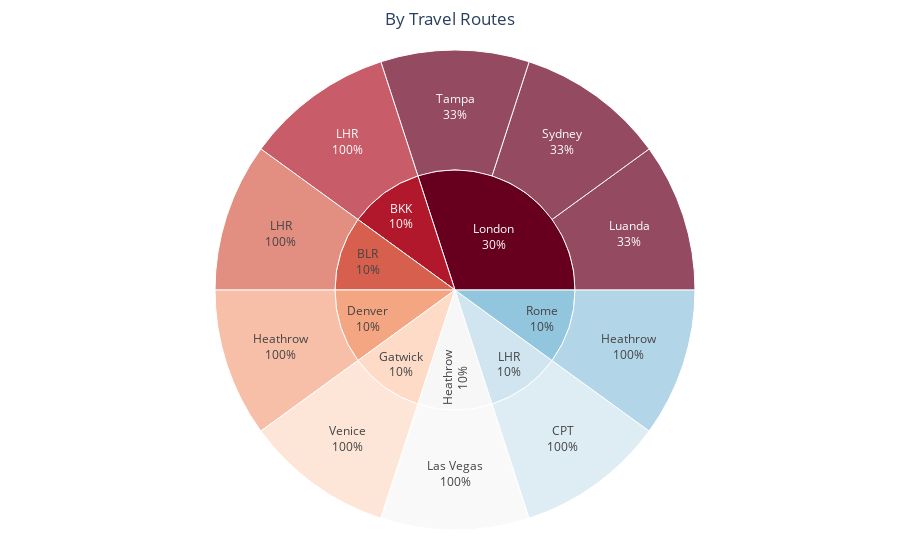

Notebook code for this chart:
### Code cell
fig_route = px.sunburst(df, path = ['from','to'], color_discrete_sequence = px.colors.sequential.RdBu)
fig_route.update_layout(title = "By Travel Routes",
                            title_x = 0.5,
                            margin = dict(l = 50, r = 40, t = 50, b = 30)
)
fig_route.update_traces(textinfo="label+percent parent")

### Figure 1 — Plotly figure (JSON) as saved in the notebook; plotly's stock layout.template omitted (floating-point values rounded to 4 significant figures)
{"data": [{"branchvalues": "total", "domain": {"x": [0, 1], "y": [0, 1]}, "hovertemplate": "labels=%{label}<br>count=%{value}<br>parent=%{parent}<br>id=%{id}<extra></extra>", "ids": ["LHR/CPT", "Denver/Heathrow", "Rome/Heathrow", "BKK/LHR", "BLR/LHR", "Heathrow/Las Vegas", "London/Luanda", "London/Sydney", "London/Tampa", "Gatwick/Venice", "BKK", "BLR", "Denver", "Gatwick", "Heathrow", "LHR", "London", "Rome"], "labels": ["CPT", "Heathrow", "Heathrow", "LHR", "LHR", "Las Vegas", "Luanda", "Sydney", "Tampa", "Venice", "BKK", "BLR", "Denver", "Gatwick", "Heathrow", "LHR", "London", "Rome"], "name": "", "parents": ["LHR", "Denver", "Rome", "BKK", "BLR", "Heathrow", "London", "London", "London", "Gatwick", "", "", "", "", "", "", "", ""], "textinfo": "label+percent parent", "type": "sunburst", "values": [250, 250, 250, 250, 250, 250, 250, 250, 250, 250, 250, 250, 250, 250, 250, 250, 750, 250]}], "layout": {"legend": {"tracegroupgap": 0}, "margin": {"b": 30, "l": 50, "r": 40, "t": 50}, "sunburstcolorway": ["rgb(103,0,31)", "rgb(178,24,43)", "rgb(214,96,77)", "rgb(244,165,130)", "rgb(253,219,199)", "rgb(247,247,247)", "rgb(209,229,240)", "rgb(146,197,222)", "rgb(67,147,195)", "rgb(33,102,172)", "rgb(5,48,97)"], "title": {"text": "By Travel Routes", "x": 0.5}}}
